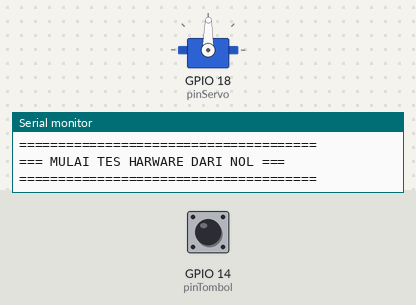
The sketch below on a simulated ESP32. Parts: servo, the last lines printed to the serial monitor. The test bench sets the inputs (shaded band); at power-on: GPIO 14 (pinTombol) HIGH.

Above: at 1.2 s.
1.3 s: GPIO 14 (pinTombol) pulled LOW for 3.2 s
At 2.0 s:
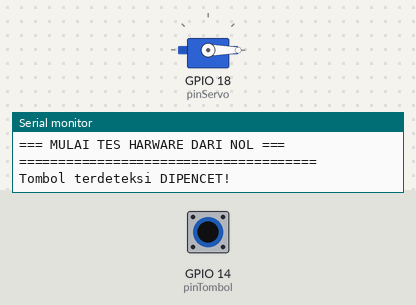
Timing chart, 0 to 6.8 s (numbered marks = the images above; inputs shaded):
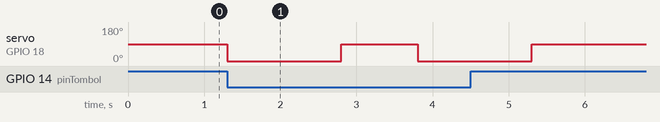

Measured:
- after the input at 1.3 s, servo on GPIO 18 (pinServo): alternates 89° for 1.0 s and 0° for 1.5 s, 4 changes in all, then stays 89°, starting at once

The sketch:

servo-button-test.ino
```cpp
#include <ESP32Servo.h>

const int pinServo  = 18;
const int pinTombol = 14;

Servo myServo;

// --- KALIBRASI TITIK DIAM MURNI ---
// Jika nanti servo langsung muter pas dinyalain, kita hanya perlu otak-atik angka 90 ini!
const int NILAI_DIAM = 89;

void setup() {
  Serial.begin(115200);

  pinMode(pinTombol, INPUT_PULLUP);

  ESP32PWM::allocateTimer(0);
  myServo.setPeriodHertz(50);
  myServo.attach(pinServo);

  // Perintah awal: Wajib diam total saat pertama dinyalakan
  myServo.write(NILAI_DIAM);

  Serial.println("======================================");
  Serial.println("=== MULAI TES HARWARE DARI NOL ===");
  Serial.println("======================================");
}

void loop() {
  // Jika tombol dipencet (LOW)
  if (digitalRead(pinTombol) == LOW) {
    Serial.println("Tombol terdeteksi DIPENCET!");

    myServo.write(0);    // Putar searah jarum jam kecepatan penuh
    delay(1500);         // Berputar selama 1,5 detik
    myServo.write(NILAI_DIAM); // Berhenti kembali

    Serial.println("Selesai berputar, harusnya servo diam.");
    delay(1000);         // Jeda pelindung tombol
  }
}
```
